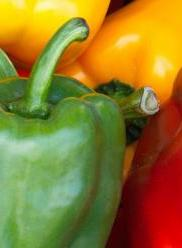
#> input picture pepper.jpg, 182 x 248 px
$ python loc_kgdiemanh.py
#> lines starting #> are read from the running program, lines starting #| are printed output that depends on the picture
import cv2
import numpy as np
import matplotlib.pyplot as plt
from scipy import signal

# matplotlib inline
plt.rcParams['figure.figsize'] = [8, 6]

img = cv2.imread("pepper.jpg")
#> img is the input picture: shape (248, 182, 3); mean B, G, R 44.1, 121.3, 144.7
plt.imshow(img[:,:,::-1])
plt.axis("off")
print(img.shape)
#| (248, 182, 3)
plt.show()

# print("abc")
def rgb_filter(img, kernel, mode= "full", boundary= "fill"):
#> called with mode = 'full', boundary = 'fill'
    b, g, r = cv2.split(img)
    b = signal.correlate2d(b, kernel, mode= mode, boundary= boundary)
#> b: shape (268, 202)
    g = signal.correlate2d(g, kernel, mode= mode, boundary= boundary)
#> g: shape (268, 202)
    r = signal.correlate2d(r, kernel, mode= mode, boundary= boundary)
#> r: shape (268, 202)
    output = cv2.merge([b, g, r])
    return output

# make a kernel
kernel = np.zeros((21, 21), dtype= "uint8")
kernel[10, 10] = 1

# do cross corrlation
f_img = rgb_filter(img, kernel, mode= "full", boundary= "fill")

# check the size of image
print("Original shape: ",img.shape)
#| Original shape:  (248, 182, 3)
print("Filtered shape: ",f_img.shape)
#| Filtered shape:  (268, 202, 3)

# view the image
plt.subplot(1, 2, 1)
plt.imshow(img[:,:,::-1])
plt.axis("off")
plt.show()

plt.subplot(1, 2, 2)
plt.imshow(f_img[:,:,::-1])
plt.axis("off")
plt.show()

print(sep= "\n")
# do cross corrlation
f_img = rgb_filter(img, kernel, mode= "full", boundary= "wrap")

# check the size of image
print("Original shape: ",img.shape)
#| Original shape:  (248, 182, 3)
print("Filtered shape: ",f_img.shape)
#| Filtered shape:  (268, 202, 3)

# view the image
plt.subplot(1, 2, 1)
plt.imshow(img[:,:,::-1])
plt.axis("off")
plt.show()

plt.subplot(1, 2, 2)
plt.imshow(f_img[:,:,::-1])
plt.axis("off")
plt.show()

print(sep= "\n")
# symmetry boundary
f_img = rgb_filter(img, kernel, mode= "full", boundary= "symm")
#> call 3 of rgb_filter, with mode = 'full', boundary = 'symm'
#> in rgb_filter (call 3), `g = signal.correlate2d(g, kernel, mode= mode, boundary= boundary)`:
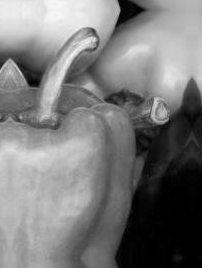
#> g: shape (268, 202); min 0, max 247, mean 121.4
#> in rgb_filter (call 3), `r = signal.correlate2d(r, kernel, mode= mode, boundary= boundary)`:
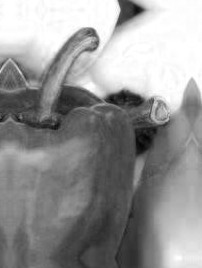
#> r: shape (268, 202); min 4, max 255, mean 148.9

# check the size of image
print("Original shape: ",img.shape)
#| Original shape:  (248, 182, 3)
print("Filtered shape: ",f_img.shape)
#| Filtered shape:  (268, 202, 3)

# view the image
plt.subplot(1, 2, 1)
plt.imshow(img[:,:,::-1])
plt.axis("off")
plt.show()

plt.subplot(1, 2, 2)
plt.imshow(f_img[:,:,::-1])
plt.axis("off")
plt.show()

print(sep= "\n")
# valid filtering
f_img = rgb_filter(img, kernel, mode= "valid", boundary= "fill")
#> call 4 of rgb_filter, with mode = 'valid', boundary = 'fill'
#> in rgb_filter (call 4), `b = signal.correlate2d(b, kernel, mode= mode, boundary= boundary)`:
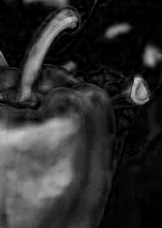
#> b: shape (228, 162); min 0, max 206, mean 44.9
#> in rgb_filter (call 4), `g = signal.correlate2d(g, kernel, mode= mode, boundary= boundary)`:
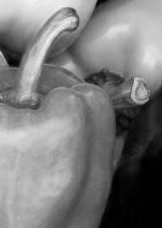
#> g: shape (228, 162); min 0, max 245, mean 121.5
#> in rgb_filter (call 4), `r = signal.correlate2d(r, kernel, mode= mode, boundary= boundary)`:
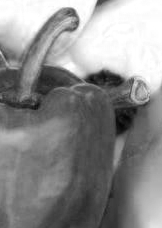
#> r: shape (228, 162); min 4, max 255, mean 139.9
#> in rgb_filter (call 4), `output = cv2.merge([b, g, r])`:
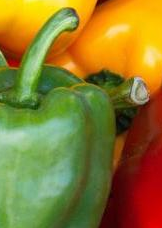
#> output: shape (228, 162, 3); mean B, G, R 44.9, 121.5, 139.9

# check the size of image
print("Original shape: ",img.shape)
#| Original shape:  (248, 182, 3)
print("Filtered shape: ",f_img.shape) ## should decrease
#| Filtered shape:  (228, 162, 3)

# view the image
plt.subplot(1, 2, 1)
plt.imshow(img[:,:,::-1])
plt.axis("off")
plt.show()

plt.subplot(1, 2, 2)
plt.imshow(f_img[:,:,::-1])
plt.axis("off")
plt.show()

print(sep= "\n")
# same filtering
f_img = rgb_filter(img, kernel, mode= "same", boundary= "fill")

# check the size of image
print("Original shape: ",img.shape)
#| Original shape:  (248, 182, 3)
print("Filtered shape: ",f_img.shape) ## equal
#| Filtered shape:  (248, 182, 3)

# view the image
plt.subplot(1, 2, 1)
plt.imshow(img[:,:,::-1])
plt.axis("off")
plt.show()

plt.subplot(1, 2, 2)
plt.imshow(f_img[:,:,::-1])
plt.axis("off")
plt.show()

print(sep= "\n")
# Using opencv
f_img = cv2.filter2D(img, -1,kernel, cv2.BORDER_DEFAULT)

# check the size of image
print("Original shape: ",img.shape)
#| Original shape:  (248, 182, 3)
print("Filtered shape: ",f_img.shape)
#| Filtered shape:  (248, 182, 3)

# view the image
plt.subplot(1, 2, 1)
plt.imshow(img[:,:,::-1])
plt.axis("off")
plt.show()

plt.subplot(1, 2, 2)
plt.imshow(f_img[:,:,::-1])
plt.axis("off")
plt.show()

# Averaging
kernel = 1/9 * np.array([
               [1, 1, 1],
               [1, 1, 1],
               [1, 1, 1]
])

# averaging for a smoothing effect
f_img = cv2.filter2D(img, -1, kernel)
plt.subplot(1, 2, 1)
plt.imshow(img[:,:,::-1])
plt.axis("off")
plt.show()

plt.subplot(1, 2, 2)
plt.imshow(f_img[:,:,::-1])
plt.axis("off")
plt.show()

# Gaussian Filtering
kernel = 1/12 * np.array([
                [1, 2, 1],
                [2, 4, 2],
                [1, 2, 1]
])

# averaging for smoothing effect
f_img = cv2.filter2D(img, -1, kernel)
plt.subplot(1, 2, 1)
plt.imshow(img[:,:,::-1])
plt.axis("off")
plt.show()

plt.subplot(1, 2, 2)
plt.imshow(f_img[:,:,::-1])
plt.axis("off")
plt.show()

# or using GaussianBlur
f_img = cv2.GaussianBlur(img, (3, 3), 0)
plt.subplot(1, 2, 1)
plt.imshow(img[:,:,::-1])
plt.axis("off")
plt.show()

plt.subplot(1, 2, 2)
plt.imshow(f_img[:,:,::-1])
plt.axis("off")
plt.show()

f_img = cv2.GaussianBlur(img, (5, 5), 0) # image, kernel size, sigma
plt.subplot(1, 2, 1)
plt.imshow(img[:,:,::-1])
plt.axis("off")
plt.show()

plt.subplot(1, 2, 2)
plt.imshow(f_img[:,:,::-1])
plt.axis("off")
plt.show()

f_img = cv2.GaussianBlur(img, (21, 21), 0) # image, kernel size, sigma
plt.subplot(1, 2, 1)
plt.imshow(img[:,:,::-1])
plt.axis("off")
plt.show()

plt.subplot(1, 2, 2)
plt.imshow(f_img[:,:,::-1])
plt.axis("off")
plt.show()

f_img = cv2.GaussianBlur(img, (21, 21), 20) # image, kernel size, sigma
plt.subplot(1, 2, 1)
plt.imshow(img[:,:,::-1])
plt.axis("off")
plt.show()

plt.subplot(1, 2, 2)
plt.imshow(f_img[:,:,::-1])
plt.axis("off")
plt.show()

# Median filtering
f_img = cv2.medianBlur(img, 5) # image, kernel size, sigma
plt.subplot(1, 2, 1)
plt.imshow(img[:,:,::-1])
plt.axis("off")
plt.show()

plt.subplot(1, 2, 2)
plt.imshow(f_img[:,:,::-1])
plt.axis("off")
plt.show()

f_img = cv2.medianBlur(img, 45) # image, kernel size
plt.subplot(1, 2, 1)
plt.imshow(img[:,:,::-1])
plt.axis("off")
plt.show()

plt.subplot(1, 2, 2)
plt.imshow(f_img[:,:,::-1])
plt.axis("off")
plt.show()

# Unsharp masking
# dst=α⋅src1+β⋅src2+γ
#
# Where src2 is a blurred image
blur = cv2.GaussianBlur(img, (7,7), 30)
f_img = cv2.addWeighted(img, 1.7, blur, -0.5, 0) # f_img = image * 1.7 - 0.5 * blur + 0
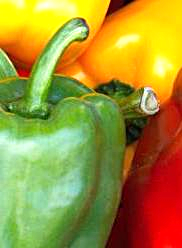
#> f_img: shape (248, 182, 3); mean B, G, R 53.2, 144.5, 163.4
plt.subplot(1, 3, 1)
plt.imshow(img[:,:,::-1])
plt.axis("off")
plt.title("original")
plt.show()

plt.subplot(1, 3, 2)
plt.imshow(f_img[:,:,::-1])
plt.axis("off")
plt.title("blur(unsharp mark)")
plt.show()

plt.subplot(1, 3, 3)
plt.imshow(f_img[:,:,::-1])
plt.axis("off")
plt.title("sharpen")
plt.show()

$ run again, with 3.jpg copied over pepper.jpg
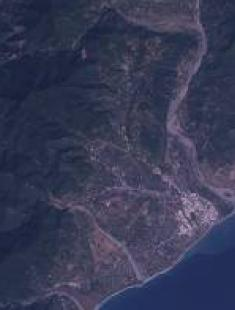
#> input picture 3.jpg, 235 x 310 px
#> img is the input picture: shape (310, 235, 3); mean B, G, R 85.3, 58.8, 55.6
#| (310, 235, 3)
#| Original shape:  (310, 235, 3)
#| Filtered shape:  (330, 255, 3)
#| Original shape:  (310, 235, 3)
#| Filtered shape:  (330, 255, 3)
#| Original shape:  (310, 235, 3)
#| Filtered shape:  (330, 255, 3)
#> in rgb_filter (call 4), `g = signal.correlate2d(g, kernel, mode= mode, boundary= boundary)`:
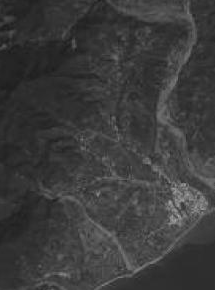
#> g: shape (290, 215); min 28, max 168, mean 59.9
#> output: shape (290, 215, 3)
#| Original shape:  (310, 235, 3)
#| Filtered shape:  (290, 215, 3)
#| Original shape:  (310, 235, 3)
#| Filtered shape:  (310, 235, 3)
#| Original shape:  (310, 235, 3)
#| Filtered shape:  (310, 235, 3)
#> `f_img = cv2.addWeighted(img, 1.7, blur, -0.5, 0)`:
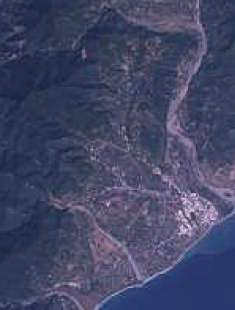
#> f_img: shape (310, 235, 3); mean B, G, R 102.4, 70.6, 66.7
